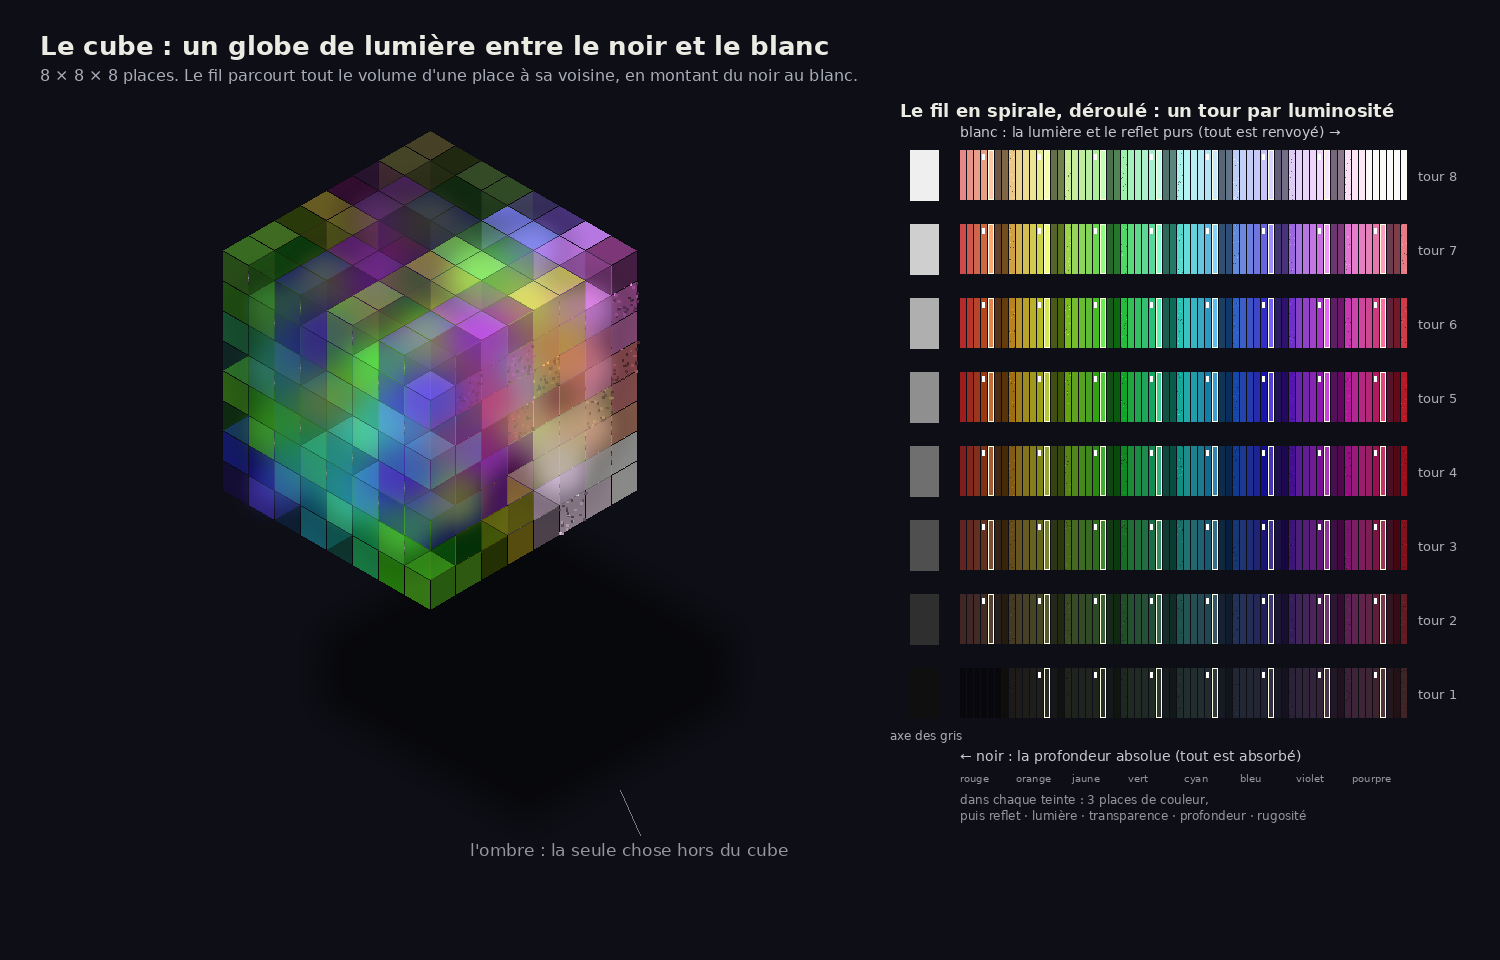

Source code (Python):
import colorsys, math, random
from PIL import Image, ImageDraw, ImageFont, ImageFilter
random.seed(7)
N, B = 8, 3          # 8 x 8 x 8 places, 3 bits par axe
# --- le fil : courbe de Hilbert en 3D (Skilling) : chaque pas va d'une place à sa voisine
def hilbert(d):
    X = [0, 0, 0]
    # index -> transposé
    for i in range(B * 3):
        bit = (d >> (B * 3 - 1 - i)) & 1
        X[i % 3] |= bit << (B - 1 - i // 3)
    Nn = 2 << (B - 1)
    t = X[2] >> 1
    for i in range(2, 0, -1):
        X[i] ^= X[i - 1]
    X[0] ^= t
    Q = 2
    while Q != Nn:
        P = Q - 1
        for i in range(2, -1, -1):
            if X[i] & Q:
                X[0] ^= P
            else:
                t = (X[0] ^ X[i]) & P; X[0] ^= t; X[i] ^= t
        Q <<= 1
    return tuple(X)
fil = [hilbert(d) for d in range(N ** 3)]
assert all(sum(abs(a - b) for a, b in zip(fil[i], fil[i + 1])) == 1 for i in range(len(fil) - 1))
# --- le spectre le long du fil, et les matières aux ruptures
TEINTES = [("rouge", 0.0), ("orange", 0.08), ("jaune", 0.16), ("vert", 0.33), ("cyan", 0.5), ("bleu", 0.64), ("violet", 0.76), ("pourpre", 0.88)]
MATIERES = ["reflet", "lumineux", "transparent", "profondeur", "rugueux"]
# le fil monte en spirale du noir au blanc : huit tours, un par luminosité ; à chaque tour la couleur glisse d'une
# teinte à l'autre, et la matière s'intègre entre deux couleurs (reflet, lumière, transparence, profondeur, rugosité)
place = {}
for i in range(512):
    tour, k = divmod(i, 64)
    t, r = divmod(k, 8)
    lum = (i + 0.5) / 512                      # 0 : noir, 1 : blanc
    h = (t + r / 8) / 8
    m = "mat" if r < 3 else MATIERES[r - 3]
    if i < 6: m = "pole_noir"
    if i >= 506: m = "pole_blanc"
    place[fil[i]] = (h, m, i, lum)
def couleur_l(h, m, lum, ombrage=1.0):
    if m == "pole_noir": return tuple(int(c * ombrage) for c in (8, 8, 12))
    if m == "pole_blanc": return tuple(int(c * ombrage) for c in (250, 250, 246))
    sat = math.sin(math.pi * lum) ** 0.7       # pas de teinte aux deux pôles
    v = 0.08 + 0.92 * lum ** 0.8
    if m == "lumineux": v = min(1, v * 1.25); sat *= 0.8
    if m == "profondeur": v *= 0.55; sat = min(1, sat * 1.1)
    if m == "mat": sat *= 0.9
    r, g, b = colorsys.hsv_to_rgb(h % 1, sat * 0.9, v * ombrage)
    return (int(r * 255), int(g * 255), int(b * 255))
def couleur(h, m, ombrage):
    s, v = 0.85, 0.92
    if m == "mat": s, v = 0.75, 0.80
    if m == "lumineux": s, v = 0.65, 1.0
    if m == "profondeur": s, v = 0.95, 0.42
    r, g, b = colorsys.hsv_to_rgb(h % 1, s, v * ombrage if m != "lumineux" else min(1, v * (0.75 + 0.35 * ombrage)))
    return (int(r * 255), int(g * 255), int(b * 255))
# --- projection isométrique
W, H = 1500, 960
img = Image.new("RGBA", (W, H), (14, 15, 22, 255))
S = 30
OX, OY = 430, 370
def iso(x, y, z):
    return (OX + (x - y) * S * 0.866, OY + (x + y) * S * 0.5 - z * S)
# l'ombre, au-dehors : le cube projeté sur le sol, décalé par la lumière
ombre = Image.new("RGBA", (W, H), (0, 0, 0, 0))
od = ImageDraw.Draw(ombre)
dx, dy = 3.2, 1.6
coins = [(0, 0), (N, 0), (N, N), (0, N)]
sol = lambda x, y: (OX + (x - y) * S * 0.866 + dx * S, OY + (x + y) * S * 0.5 + N * S * 0.25 + dy * S + S * 1.2)
from itertools import product
pts = [sol(x, y) for x, y in coins] + [sol(x + 2.4, y + 2.4) for x, y in coins]
# enveloppe convexe simple
def enveloppe(p):
    p = sorted(set(p))
    def cr(o, a, b): return (a[0]-o[0])*(b[1]-o[1])-(a[1]-o[1])*(b[0]-o[0])
    lo, hi = [], []
    for q in p:
        while len(lo) >= 2 and cr(lo[-2], lo[-1], q) <= 0: lo.pop()
        lo.append(q)
    for q in reversed(p):
        while len(hi) >= 2 and cr(hi[-2], hi[-1], q) <= 0: hi.pop()
        hi.append(q)
    return lo[:-1] + hi[:-1]
od.polygon(enveloppe(pts), fill=(0, 0, 0, 120))
ombre = ombre.filter(ImageFilter.GaussianBlur(14))
img = Image.alpha_composite(img, ombre)
# les voxels, de l'arrière vers l'avant
lueur = Image.new("RGBA", (W, H), (0, 0, 0, 0))
ld = ImageDraw.Draw(lueur)
ordre_dessin = sorted(product(range(N), repeat=3), key=lambda p: (p[0] + p[1], p[2]))
for (x, y, z) in ordre_dessin:
    h, m, i, lum = place[(x, y, z)]
    calque = Image.new("RGBA", (W, H), (0, 0, 0, 0))
    d = ImageDraw.Draw(calque)
    a = 90 if m == "transparent" else 255
    haut = [iso(x, y, z + 1), iso(x + 1, y, z + 1), iso(x + 1, y + 1, z + 1), iso(x, y + 1, z + 1)]
    gauche = [iso(x, y + 1, z + 1), iso(x + 1, y + 1, z + 1), iso(x + 1, y + 1, z), iso(x, y + 1, z)]
    droite = [iso(x + 1, y, z + 1), iso(x + 1, y + 1, z + 1), iso(x + 1, y + 1, z), iso(x + 1, y, z)]
    for face, om in ((haut, 1.0), (gauche, 0.72), (droite, 0.55)):
        d.polygon(face, fill=couleur_l(h, m, lum, om) + (a,), outline=(0, 0, 0, 60 if a == 255 else 30))
    if m == "rugueux":
        for face, om in ((haut, 1.0), (gauche, 0.72), (droite, 0.55)):
            xs = [p[0] for p in face]; ys = [p[1] for p in face]
            for _ in range(26):
                u, v = random.random(), random.random()
                px = face[0][0] + (face[1][0] - face[0][0]) * u + (face[3][0] - face[0][0]) * v
                py = face[0][1] + (face[1][1] - face[0][1]) * u + (face[3][1] - face[0][1]) * v
                c = couleur_l(h, m, lum, om * random.choice([0.55, 0.7, 1.25]))
                d.rectangle([px, py, px + 1.6, py + 1.6], fill=c + (255,))
    if m in ("reflet", "pole_blanc"):
        cx = sum(p[0] for p in haut) / 4; cy = sum(p[1] for p in haut) / 4
        for r, al in ((9, 50), (6, 110), (3, 220)):
            d.ellipse([cx - r * 1.4 - 4, cy - r * 0.7 - 2, cx + r * 1.4 - 4, cy + r * 0.7 - 2], fill=(255, 255, 255, al))
    if m == "lumineux":
        cx = sum(p[0] for p in haut) / 4; cy = (sum(p[1] for p in haut) / 4) + S * 0.4
        ld.ellipse([cx - 34, cy - 30, cx + 34, cy + 30], fill=couleur_l(h, m, lum) + (120,))
    img = Image.alpha_composite(img, calque)
img = Image.alpha_composite(img, lueur.filter(ImageFilter.GaussianBlur(12)))
dr = ImageDraw.Draw(img)
F = lambda t: ImageFont.truetype("/usr/share/fonts/truetype/dejavu/DejaVuSans.ttf", t)
FB = lambda t: ImageFont.truetype("/usr/share/fonts/truetype/dejavu/DejaVuSans-Bold.ttf", t)
dr.text((40, 30), "Le cube : un globe de lumière entre le noir et le blanc", font=FB(26), fill=(235, 235, 228))
dr.text((40, 66), "8 × 8 × 8 places. Le fil parcourt tout le volume d'une place à sa voisine, en montant du noir au blanc.", font=F(16), fill=(170, 172, 185))
dr.text((470, 840), "l'ombre : la seule chose hors du cube", font=F(17), fill=(150, 150, 160))
dr.line([(640, 835), (620, 790)], fill=(120, 120, 130), width=1)
# --- le fil déroulé : huit tours, du noir (en bas) au blanc (en haut) ; à gauche, l'axe des gris
x0, y0 = 960, 150
dr.text((x0 - 60, 100), "Le fil en spirale, déroulé : un tour par luminosité", font=FB(18), fill=(235, 235, 228))
cw, rh = 7, 74
for tour in range(8):
    y = y0 + (7 - tour) * rh
    g = int(255 * (tour + 0.5) / 8)
    dr.rectangle([x0 - 50, y, x0 - 22, y + 50], fill=(g, g, g))
    for k in range(64):
        i = tour * 64 + k
        h, m, _, lum = place[fil[i]]
        c = couleur_l(h, m, lum)
        xx = x0 + k * cw
        al = 110 if m == "transparent" else 255
        img.alpha_composite(Image.new("RGBA", (cw - 1, 50), c + (al,)), (int(xx), int(y)))
        if m == "rugueux":
            for _ in range(10):
                dr.point((xx + random.randint(0, cw - 2), y + random.randint(0, 49)), fill=couleur_l(h, m, lum, random.choice([0.5, 1.4])))
        if m == "reflet":
            dr.rectangle([xx + 1, y + 4, xx + 3, y + 9], fill=(255, 255, 255))
        if m == "lumineux":
            dr.rectangle([xx, y, xx + cw - 2, y + 49], outline=(255, 255, 225))
    dr.text((x0 + 64 * cw + 10, y + 18), f"tour {tour + 1}", font=F(13), fill=(170, 172, 185))
dr.text((x0 - 70, y0 + 8 * rh - 14), "axe des gris", font=F(12), fill=(170, 172, 185))
dr.text((x0, y0 + 8 * rh + 6), "← noir : la profondeur absolue (tout est absorbé)", font=F(14), fill=(200, 200, 210))
dr.text((x0, y0 - 26), "blanc : la lumière et le reflet purs (tout est renvoyé) →", font=F(14), fill=(200, 200, 210))
for t, (nom, _) in enumerate(TEINTES):
    dr.text((x0 + t * 8 * cw, y0 + 8 * rh + 30), nom, font=F(10), fill=(150, 150, 160))
dr.text((x0, y0 + 8 * rh + 50), "dans chaque teinte : 3 places de couleur,\npuis reflet · lumière · transparence · profondeur · rugosité", font=F(12), fill=(150, 150, 160))
img = img.convert("RGB")
img.save("cube_matiere.png")
print("ok")
